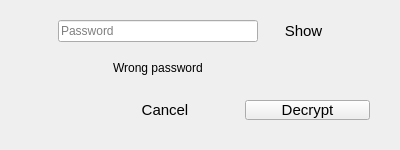
<?xml version="1.0" encoding="UTF-8"?>
<ui version="4.0">
 <class>PromptPassword</class>
 <widget class="QDialog" name="PromptPassword">
  <property name="geometry">
   <rect>
    <x>0</x>
    <y>0</y>
    <width>400</width>
    <height>150</height>
   </rect>
  </property>
  <property name="sizePolicy">
   <sizepolicy hsizetype="Fixed" vsizetype="Fixed">
    <horstretch>0</horstretch>
    <verstretch>0</verstretch>
   </sizepolicy>
  </property>
  <property name="minimumSize">
   <size>
    <width>400</width>
    <height>150</height>
   </size>
  </property>
  <property name="maximumSize">
   <size>
    <width>400</width>
    <height>150</height>
   </size>
  </property>
  <property name="windowTitle">
   <string>Password required</string>
  </property>
  <layout class="QVBoxLayout" name="verticalLayout">
   <property name="spacing">
    <number>0</number>
   </property>
   <property name="leftMargin">
    <number>0</number>
   </property>
   <property name="topMargin">
    <number>20</number>
   </property>
   <property name="rightMargin">
    <number>0</number>
   </property>
   <property name="bottomMargin">
    <number>0</number>
   </property>
   <item>
    <layout class="QGridLayout" name="gridLayout">
     <property name="leftMargin">
      <number>50</number>
     </property>
     <property name="rightMargin">
      <number>50</number>
     </property>
     <property name="horizontalSpacing">
      <number>0</number>
     </property>
     <property name="verticalSpacing">
      <number>10</number>
     </property>
     <item row="0" column="0">
      <widget class="QLineEdit" name="password_box">
       <property name="sizePolicy">
        <sizepolicy hsizetype="Minimum" vsizetype="Fixed">
         <horstretch>0</horstretch>
         <verstretch>0</verstretch>
        </sizepolicy>
       </property>
       <property name="minimumSize">
        <size>
         <width>200</width>
         <height>0</height>
        </size>
       </property>
       <property name="maximumSize">
        <size>
         <width>200</width>
         <height>16777215</height>
        </size>
       </property>
       <property name="maxLength">
        <number>128</number>
       </property>
       <property name="frame">
        <bool>true</bool>
       </property>
       <property name="echoMode">
        <enum>QLineEdit::Password</enum>
       </property>
       <property name="placeholderText">
        <string>Password</string>
       </property>
       <property name="clearButtonEnabled">
        <bool>false</bool>
       </property>
      </widget>
     </item>
     <item row="0" column="1">
      <widget class="QPushButton" name="show">
       <property name="sizePolicy">
        <sizepolicy hsizetype="Fixed" vsizetype="Fixed">
         <horstretch>0</horstretch>
         <verstretch>0</verstretch>
        </sizepolicy>
       </property>
       <property name="minimumSize">
        <size>
         <width>75</width>
         <height>20</height>
        </size>
       </property>
       <property name="maximumSize">
        <size>
         <width>75</width>
         <height>20</height>
        </size>
       </property>
       <property name="font">
        <font>
         <pointsize>11</pointsize>
        </font>
       </property>
       <property name="text">
        <string>Show</string>
       </property>
       <property name="flat">
        <bool>true</bool>
       </property>
      </widget>
     </item>
     <item row="1" column="0" alignment="Qt::AlignHCenter|Qt::AlignVCenter">
      <widget class="QLabel" name="wrong_password">
       <property name="font">
        <font>
         <pointsize>9</pointsize>
        </font>
       </property>
       <property name="text">
        <string>Wrong password</string>
       </property>
      </widget>
     </item>
    </layout>
   </item>
   <item>
    <layout class="QHBoxLayout" name="horizontalLayout">
     <property name="spacing">
      <number>30</number>
     </property>
     <property name="leftMargin">
      <number>30</number>
     </property>
     <property name="topMargin">
      <number>0</number>
     </property>
     <property name="rightMargin">
      <number>30</number>
     </property>
     <property name="bottomMargin">
      <number>15</number>
     </property>
     <item>
      <spacer name="horizontalSpacer">
       <property name="orientation">
        <enum>Qt::Horizontal</enum>
       </property>
       <property name="sizeHint" stdset="0">
        <size>
         <width>40</width>
         <height>20</height>
        </size>
       </property>
      </spacer>
     </item>
     <item alignment="Qt::AlignHCenter|Qt::AlignVCenter">
      <widget class="QPushButton" name="cancel_button">
       <property name="sizePolicy">
        <sizepolicy hsizetype="Minimum" vsizetype="Minimum">
         <horstretch>0</horstretch>
         <verstretch>0</verstretch>
        </sizepolicy>
       </property>
       <property name="minimumSize">
        <size>
         <width>100</width>
         <height>20</height>
        </size>
       </property>
       <property name="maximumSize">
        <size>
         <width>100</width>
         <height>20</height>
        </size>
       </property>
       <property name="font">
        <font>
         <pointsize>11</pointsize>
        </font>
       </property>
       <property name="text">
        <string>Cancel</string>
       </property>
       <property name="flat">
        <bool>true</bool>
       </property>
      </widget>
     </item>
     <item alignment="Qt::AlignHCenter|Qt::AlignVCenter">
      <widget class="QPushButton" name="decrypt_button">
       <property name="sizePolicy">
        <sizepolicy hsizetype="Minimum" vsizetype="Minimum">
         <horstretch>0</horstretch>
         <verstretch>0</verstretch>
        </sizepolicy>
       </property>
       <property name="minimumSize">
        <size>
         <width>125</width>
         <height>20</height>
        </size>
       </property>
       <property name="maximumSize">
        <size>
         <width>125</width>
         <height>20</height>
        </size>
       </property>
       <property name="font">
        <font>
         <pointsize>11</pointsize>
        </font>
       </property>
       <property name="text">
        <string>Decrypt</string>
       </property>
      </widget>
     </item>
    </layout>
   </item>
  </layout>
  <action name="action_close">
   <property name="text">
    <string>close</string>
   </property>
   <property name="shortcut">
    <string>Ctrl+W</string>
   </property>
  </action>
  <action name="action_decrypt">
   <property name="text">
    <string>decrypt</string>
   </property>
   <property name="shortcut">
    <string>Return</string>
   </property>
  </action>
  <action name="action_pwd">
   <property name="text">
    <string>toggle_pwd_visibility</string>
   </property>
  </action>
 </widget>
 <resources/>
 <connections>
  <connection>
   <sender>cancel_button</sender>
   <signal>clicked()</signal>
   <receiver>action_close</receiver>
   <slot>trigger()</slot>
   <hints>
    <hint type="sourcelabel">
     <x>104</x>
     <y>154</y>
    </hint>
    <hint type="destinationlabel">
     <x>-1</x>
     <y>-1</y>
    </hint>
   </hints>
  </connection>
  <connection>
   <sender>decrypt_button</sender>
   <signal>clicked()</signal>
   <receiver>action_decrypt</receiver>
   <slot>trigger()</slot>
   <hints>
    <hint type="sourcelabel">
     <x>294</x>
     <y>154</y>
    </hint>
    <hint type="destinationlabel">
     <x>-1</x>
     <y>-1</y>
    </hint>
   </hints>
  </connection>
  <connection>
   <sender>show</sender>
   <signal>pressed()</signal>
   <receiver>action_pwd</receiver>
   <slot>trigger()</slot>
   <hints>
    <hint type="sourcelabel">
     <x>332</x>
     <y>28</y>
    </hint>
    <hint type="destinationlabel">
     <x>-1</x>
     <y>-1</y>
    </hint>
   </hints>
  </connection>
  <connection>
   <sender>show</sender>
   <signal>released()</signal>
   <receiver>action_pwd</receiver>
   <slot>trigger()</slot>
   <hints>
    <hint type="sourcelabel">
     <x>332</x>
     <y>28</y>
    </hint>
    <hint type="destinationlabel">
     <x>-1</x>
     <y>-1</y>
    </hint>
   </hints>
  </connection>
 </connections>
</ui>
